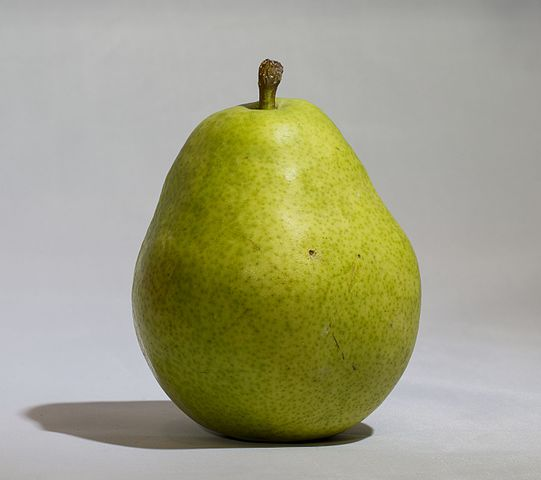
#> input picture HW1/Inputs/input3A.jpg, 541 x 480 px, found by its file name
$ python PyramidBlendingWithMask.py   (Python 2 division)
#> lines starting #> are read from the running program, lines starting #| are printed output that depends on the picture; after the words box and inside, x2 and y2 are one past the last pixel; in counts of white or black regions, pixels touching at a corner belong together
import cv2
import numpy as np


def Laplacian_Pyramid_Blending_with_mask(A, B, m, num_levels=6):
    # assume mask is float32 [0,1]

    # generate Gaussian pyramid for A,B and mask
    #GA = A.copy()
    #GB = B.copy()
    #GM = m.copy()
    GA = A.astype(np.float32)
    GB = B.astype(np.float32)
    GM = m.astype(np.float32)
    gpA = [GA]
    gpB = [GB]
    gpM = [GM]
    for i in xrange(num_levels):
        GA = cv2.pyrDown(GA)
        GB = cv2.pyrDown(GB)
        GM = cv2.pyrDown(GM)
        gpA.append(np.float32(GA))
        gpB.append(np.float32(GB))
        gpM.append(np.float32(GM))

    # generate Laplacian Pyramids for A,B and masks
    lpA = [gpA[num_levels - 1]
          ]  # the bottom of the Lap-pyr holds the last (smallest) Gauss level
    lpB = [gpB[num_levels - 1]]
    gpMr = [gpM[num_levels - 1]]
    for i in xrange(num_levels - 1, 0, -1):
        # Laplacian: subtarct upscaled version of lower level from current level
        # to get the high frequencies
        LA = np.subtract(gpA[i - 1], cv2.pyrUp(gpA[i]))
        LB = np.subtract(gpB[i - 1], cv2.pyrUp(gpB[i]))
        lpA.append(LA)
        lpB.append(LB)
        gpMr.append(gpM[i - 1])  # also reverse the masks

    # Now blend images according to mask in each level
    LS = []
    for la, lb, gm in zip(lpA, lpB, gpMr):
        ls = la * gm + lb * (1.0 - gm)
        LS.append(ls)

    # now reconstruct
    ls_ = LS[0]
    for i in xrange(1, num_levels):
        ls_ = cv2.pyrUp(ls_)
        ls_ = np.add(ls_, LS[i])
    ls2 = np.zeros_like(ls_)
    #np.copyto(ls2, ls_)
    np.clip(ls_, 0, 255, out=ls2)
    return ls2.astype(np.uint8)


if __name__ == '__main__':
    A = cv2.imread("input3A.jpg", 0)
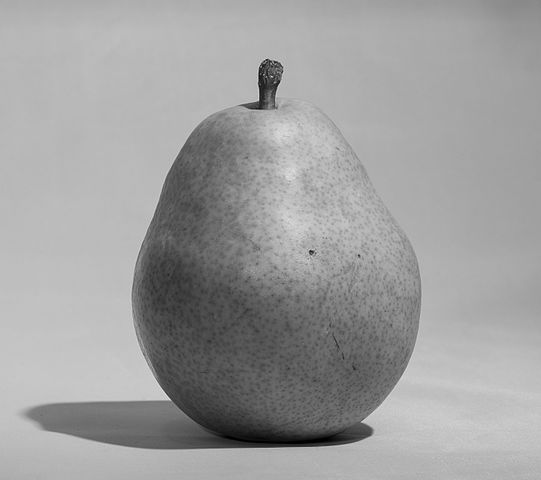
#> A: shape (480, 541); min 0, max 233, mean 158.4
    A = A[0:480, 0:480]
#> A: shape (480, 480)
    B = cv2.imread("input3B.jpg", 0)
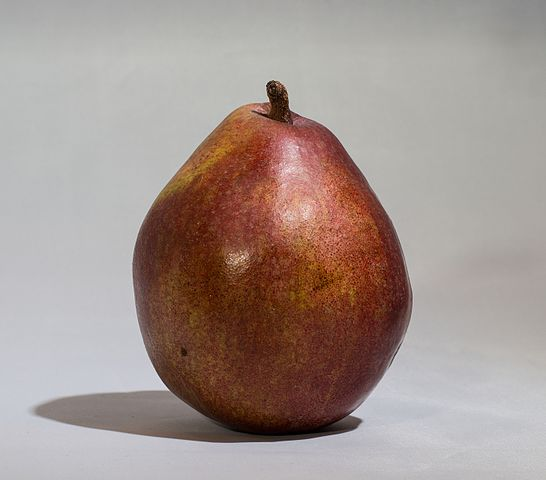
#> input picture HW1/Inputs/input3B.jpg, 546 x 480 px, found by its file name
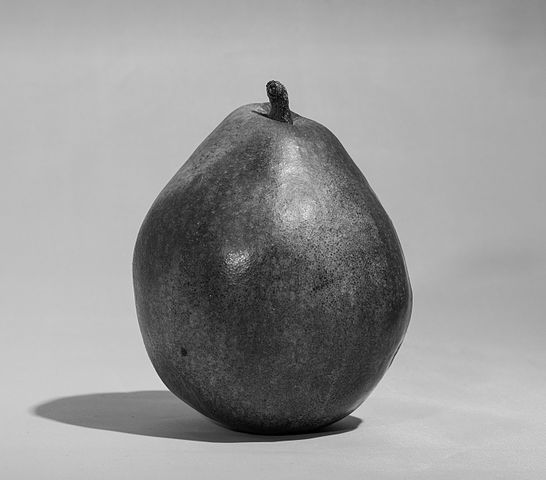
#> B: shape (480, 546); min 0, max 248, mean 152.7
    B = B[0:480, 0:480]
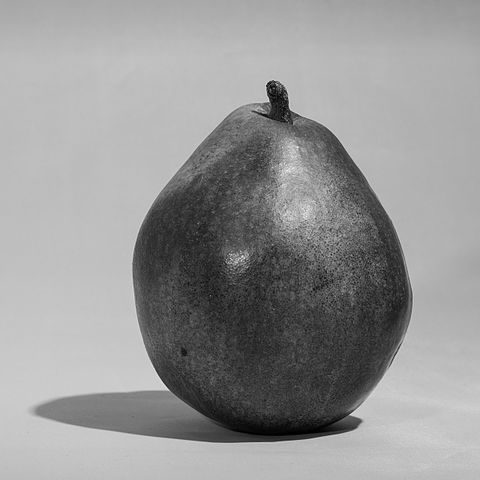
#> B: shape (480, 480); min 0, max 248, mean 149.8
    m = np.zeros_like(A, dtype='float32')
    m[:, A.shape[1] / 2:] = 1  # make the mask half-and-half
    lpb = Laplacian_Pyramid_Blending_with_mask(A, B, m, 5)
#> in Laplacian_Pyramid_Blending_with_mask, `GM = m.astype(np.float32)`:
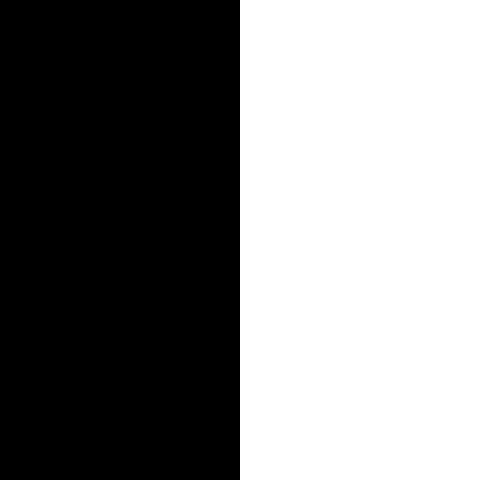
#> GM: shape (480, 480) float32; values 0 (black) and 1 (white), 50% white; 1 white region, box (x1, y1, x2, y2) and area: (240, 0, 480, 480) 115200
#> after the loop in Laplacian_Pyramid_Blending_with_mask, `for i in xrange(num_levels):`: gpA = 6 items
#> after the loop in Laplacian_Pyramid_Blending_with_mask, `for i in xrange(num_levels - 1, 0, -1):`: gpMr = 5 items
#> the loop in Laplacian_Pyramid_Blending_with_mask, `for la, lb, gm in zip(lpA, lpB, gpMr):` made 5 passes
#> pass 3, in Laplacian_Pyramid_Blending_with_mask, `ls = la * gm + lb * (1.0 - gm)`:
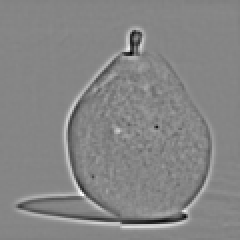
#> ls: shape (120, 120) float32 (shown 2 times larger); min -46.95, max 42.59, mean 0; drawn with min black and max white
#> the loop in Laplacian_Pyramid_Blending_with_mask, `for i in xrange(1, num_levels):` made 4 passes
#> pass 2, in Laplacian_Pyramid_Blending_with_mask, `ls_ = np.add(ls_, LS[i])`:
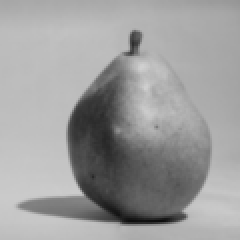
#> ls_: shape (120, 120) float32 (shown 2 times larger); min 13.52, max 208.7, mean 157.6
#> in Laplacian_Pyramid_Blending_with_mask, `ls2 = np.zeros_like(ls_)`: ls2: shape (480, 480) float32; every value is 0
    cv2.imwrite("lpb.png", lpb)
